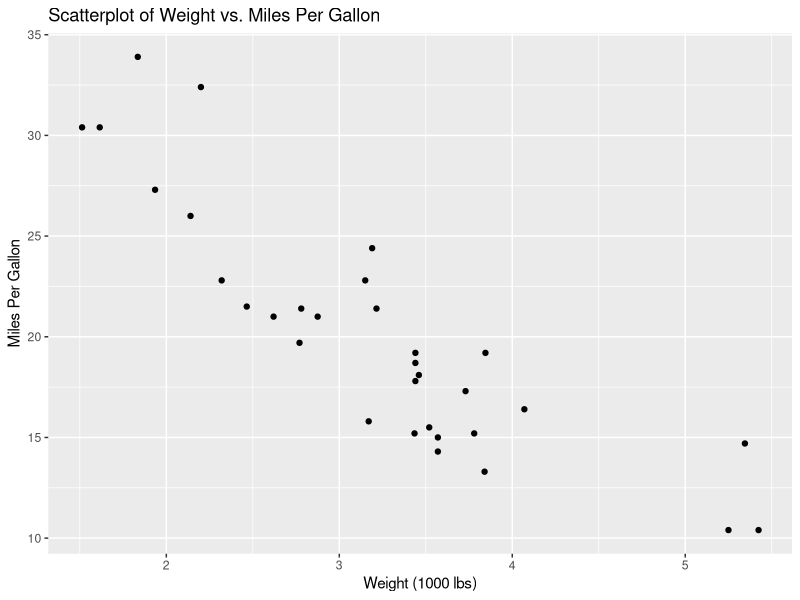

The R source for this figure:
# Install ggplot2 if not already installed
if (!require(ggplot2)) {
  install.packages("ggplot2")
}

# Load the ggplot2 library
library(ggplot2)

# Create a basic scatterplot
plot <- ggplot(data = mtcars, aes(x = wt, y = mpg)) +
  geom_point() +
  labs(title = "Scatterplot of Weight vs. Miles Per Gallon",
       x = "Weight (1000 lbs)",
       y = "Miles Per Gallon")

# Explicitly print the plot (for non-interactive environments)
print(plot)